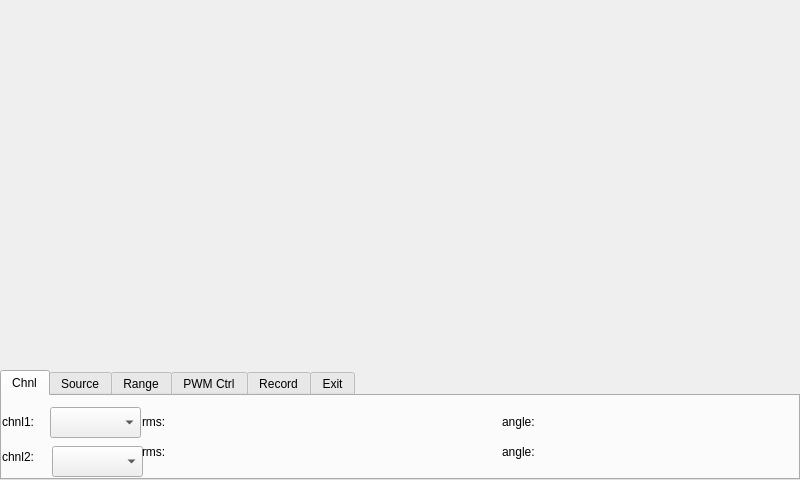
<?xml version="1.0" encoding="UTF-8"?>
<ui version="4.0">
 <class>adc_demoClass</class>
 <widget class="QDialog" name="adc_demoClass">
  <property name="geometry">
   <rect>
    <x>0</x>
    <y>0</y>
    <width>800</width>
    <height>480</height>
   </rect>
  </property>
  <property name="windowTitle">
   <string>adc_demo</string>
  </property>
  <widget class="QTabWidget" name="tabWidget">
   <property name="geometry">
    <rect>
     <x>0</x>
     <y>370</y>
     <width>800</width>
     <height>110</height>
    </rect>
   </property>
   <property name="currentIndex">
    <number>0</number>
   </property>
   <widget class="QWidget" name="tab_19">
    <attribute name="title">
     <string>Chnl</string>
    </attribute>
    <widget class="QLabel" name="label_wave1Chnl">
     <property name="geometry">
      <rect>
       <x>0</x>
       <y>10</y>
       <width>51</width>
       <height>31</height>
      </rect>
     </property>
     <property name="text">
      <string>chnl1:</string>
     </property>
    </widget>
    <widget class="QLabel" name="label_wave2Chnl">
     <property name="geometry">
      <rect>
       <x>0</x>
       <y>50</y>
       <width>51</width>
       <height>21</height>
      </rect>
     </property>
     <property name="text">
      <string>chnl2:</string>
     </property>
    </widget>
    <widget class="QComboBox" name="comboBox_chnl1">
     <property name="geometry">
      <rect>
       <x>48</x>
       <y>11</y>
       <width>91</width>
       <height>31</height>
      </rect>
     </property>
    </widget>
    <widget class="QComboBox" name="comboBox_chnl2">
     <property name="geometry">
      <rect>
       <x>50</x>
       <y>50</y>
       <width>91</width>
       <height>31</height>
      </rect>
     </property>
    </widget>
    <widget class="QLabel" name="label_chnl1Amp">
     <property name="geometry">
      <rect>
       <x>140</x>
       <y>10</y>
       <width>351</width>
       <height>31</height>
      </rect>
     </property>
     <property name="text">
      <string>rms:</string>
     </property>
    </widget>
    <widget class="QLabel" name="label_chnl2Amp">
     <property name="geometry">
      <rect>
       <x>140</x>
       <y>40</y>
       <width>351</width>
       <height>31</height>
      </rect>
     </property>
     <property name="text">
      <string>rms:</string>
     </property>
    </widget>
    <widget class="QLabel" name="label_chnl1Angle">
     <property name="geometry">
      <rect>
       <x>500</x>
       <y>10</y>
       <width>291</width>
       <height>31</height>
      </rect>
     </property>
     <property name="text">
      <string>angle:</string>
     </property>
    </widget>
    <widget class="QLabel" name="label_chnl2Angle">
     <property name="geometry">
      <rect>
       <x>500</x>
       <y>40</y>
       <width>291</width>
       <height>31</height>
      </rect>
     </property>
     <property name="text">
      <string>angle:</string>
     </property>
    </widget>
   </widget>
   <widget class="QWidget" name="tab_20">
    <attribute name="title">
     <string>Source</string>
    </attribute>
    <widget class="QPushButton" name="pushButton_outputSwitch">
     <property name="geometry">
      <rect>
       <x>0</x>
       <y>14</y>
       <width>89</width>
       <height>51</height>
      </rect>
     </property>
     <property name="text">
      <string>Open Source</string>
     </property>
    </widget>
    <widget class="QPushButton" name="pushButton_changeSource">
     <property name="geometry">
      <rect>
       <x>100</x>
       <y>14</y>
       <width>51</width>
       <height>51</height>
      </rect>
     </property>
     <property name="text">
      <string>toDC</string>
     </property>
    </widget>
    <widget class="QLabel" name="label">
     <property name="geometry">
      <rect>
       <x>170</x>
       <y>20</y>
       <width>31</width>
       <height>41</height>
      </rect>
     </property>
     <property name="text">
      <string>Vol:</string>
     </property>
    </widget>
    <widget class="QLineEdit" name="lineEdit_output">
     <property name="geometry">
      <rect>
       <x>160</x>
       <y>14</y>
       <width>71</width>
       <height>51</height>
      </rect>
     </property>
    </widget>
    <widget class="QPushButton" name="pushButton_add1">
     <property name="geometry">
      <rect>
       <x>380</x>
       <y>10</y>
       <width>61</width>
       <height>51</height>
      </rect>
     </property>
     <property name="text">
      <string>+1V</string>
     </property>
    </widget>
    <widget class="QPushButton" name="pushButton_minus1">
     <property name="geometry">
      <rect>
       <x>450</x>
       <y>10</y>
       <width>61</width>
       <height>51</height>
      </rect>
     </property>
     <property name="text">
      <string>-1V</string>
     </property>
    </widget>
    <widget class="QPushButton" name="pushButton_add0p1">
     <property name="geometry">
      <rect>
       <x>520</x>
       <y>10</y>
       <width>61</width>
       <height>51</height>
      </rect>
     </property>
     <property name="text">
      <string>+0.1V</string>
     </property>
    </widget>
    <widget class="QPushButton" name="pushButton_minus0p1">
     <property name="geometry">
      <rect>
       <x>590</x>
       <y>10</y>
       <width>61</width>
       <height>51</height>
      </rect>
     </property>
     <property name="text">
      <string>-0.1V</string>
     </property>
    </widget>
    <widget class="QPushButton" name="pushButton_add0p01">
     <property name="geometry">
      <rect>
       <x>660</x>
       <y>10</y>
       <width>61</width>
       <height>51</height>
      </rect>
     </property>
     <property name="text">
      <string>+0.01V</string>
     </property>
    </widget>
    <widget class="QPushButton" name="pushButton_minus0p01">
     <property name="geometry">
      <rect>
       <x>730</x>
       <y>10</y>
       <width>61</width>
       <height>51</height>
      </rect>
     </property>
     <property name="text">
      <string>-0.01V</string>
     </property>
    </widget>
    <widget class="QPushButton" name="pushButton_minus5">
     <property name="geometry">
      <rect>
       <x>310</x>
       <y>10</y>
       <width>61</width>
       <height>51</height>
      </rect>
     </property>
     <property name="text">
      <string>-5V</string>
     </property>
    </widget>
    <widget class="QPushButton" name="pushButton_add5">
     <property name="geometry">
      <rect>
       <x>240</x>
       <y>10</y>
       <width>61</width>
       <height>51</height>
      </rect>
     </property>
     <property name="text">
      <string>+5V</string>
     </property>
    </widget>
   </widget>
   <widget class="QWidget" name="tab_21">
    <attribute name="title">
     <string>Range</string>
    </attribute>
    <widget class="QPushButton" name="pushButton_chnl2SetRange">
     <property name="geometry">
      <rect>
       <x>680</x>
       <y>50</y>
       <width>111</width>
       <height>31</height>
      </rect>
     </property>
     <property name="text">
      <string>Set Factor</string>
     </property>
    </widget>
    <widget class="QPushButton" name="pushButton_chnl1SetRange">
     <property name="geometry">
      <rect>
       <x>680</x>
       <y>10</y>
       <width>111</width>
       <height>31</height>
      </rect>
     </property>
     <property name="text">
      <string>Set Factor</string>
     </property>
    </widget>
    <widget class="QLabel" name="label_13">
     <property name="geometry">
      <rect>
       <x>320</x>
       <y>15</y>
       <width>21</width>
       <height>21</height>
      </rect>
     </property>
     <property name="text">
      <string>k:</string>
     </property>
    </widget>
    <widget class="QLineEdit" name="lineEdit_chnl2B">
     <property name="geometry">
      <rect>
       <x>520</x>
       <y>45</y>
       <width>151</width>
       <height>31</height>
      </rect>
     </property>
    </widget>
    <widget class="QLineEdit" name="lineEdit_chnl1B">
     <property name="geometry">
      <rect>
       <x>520</x>
       <y>10</y>
       <width>151</width>
       <height>31</height>
      </rect>
     </property>
    </widget>
    <widget class="QLabel" name="label_14">
     <property name="geometry">
      <rect>
       <x>320</x>
       <y>50</y>
       <width>21</width>
       <height>21</height>
      </rect>
     </property>
     <property name="text">
      <string>k:</string>
     </property>
    </widget>
    <widget class="QLabel" name="label_wave2Chnl_2">
     <property name="geometry">
      <rect>
       <x>0</x>
       <y>50</y>
       <width>51</width>
       <height>21</height>
      </rect>
     </property>
     <property name="text">
      <string>chnl2:</string>
     </property>
    </widget>
    <widget class="QLabel" name="label_15">
     <property name="geometry">
      <rect>
       <x>500</x>
       <y>50</y>
       <width>21</width>
       <height>21</height>
      </rect>
     </property>
     <property name="text">
      <string>b:</string>
     </property>
    </widget>
    <widget class="QComboBox" name="comboBox_chnl1Range">
     <property name="geometry">
      <rect>
       <x>60</x>
       <y>10</y>
       <width>251</width>
       <height>31</height>
      </rect>
     </property>
    </widget>
    <widget class="QComboBox" name="comboBox_chnl2Range">
     <property name="geometry">
      <rect>
       <x>60</x>
       <y>50</y>
       <width>251</width>
       <height>31</height>
      </rect>
     </property>
    </widget>
    <widget class="QLineEdit" name="lineEdit_chnl1K">
     <property name="geometry">
      <rect>
       <x>340</x>
       <y>10</y>
       <width>151</width>
       <height>31</height>
      </rect>
     </property>
    </widget>
    <widget class="QLineEdit" name="lineEdit_chnl2K">
     <property name="geometry">
      <rect>
       <x>340</x>
       <y>45</y>
       <width>151</width>
       <height>31</height>
      </rect>
     </property>
    </widget>
    <widget class="QLabel" name="label_16">
     <property name="geometry">
      <rect>
       <x>500</x>
       <y>15</y>
       <width>21</width>
       <height>21</height>
      </rect>
     </property>
     <property name="text">
      <string>b:</string>
     </property>
    </widget>
    <widget class="QLabel" name="label_wave1Chnl_2">
     <property name="geometry">
      <rect>
       <x>0</x>
       <y>10</y>
       <width>51</width>
       <height>31</height>
      </rect>
     </property>
     <property name="text">
      <string>chnl1:</string>
     </property>
    </widget>
   </widget>
   <widget class="QWidget" name="tab_22">
    <attribute name="title">
     <string>PWM Ctrl</string>
    </attribute>
    <widget class="QLabel" name="label_2">
     <property name="geometry">
      <rect>
       <x>10</x>
       <y>16</y>
       <width>51</width>
       <height>41</height>
      </rect>
     </property>
     <property name="text">
      <string>PWM:</string>
     </property>
    </widget>
    <widget class="QLineEdit" name="lineEdit_pwm">
     <property name="geometry">
      <rect>
       <x>70</x>
       <y>10</y>
       <width>113</width>
       <height>61</height>
      </rect>
     </property>
    </widget>
    <widget class="QLabel" name="label_3">
     <property name="geometry">
      <rect>
       <x>200</x>
       <y>20</y>
       <width>51</width>
       <height>41</height>
      </rect>
     </property>
     <property name="text">
      <string>VPWM:</string>
     </property>
    </widget>
    <widget class="QLineEdit" name="lineEdit_vpwm">
     <property name="geometry">
      <rect>
       <x>260</x>
       <y>14</y>
       <width>113</width>
       <height>61</height>
      </rect>
     </property>
    </widget>
    <widget class="QLabel" name="label_4">
     <property name="geometry">
      <rect>
       <x>390</x>
       <y>20</y>
       <width>51</width>
       <height>41</height>
      </rect>
     </property>
     <property name="text">
      <string>SPWM:</string>
     </property>
    </widget>
    <widget class="QLineEdit" name="lineEdit_spwm">
     <property name="geometry">
      <rect>
       <x>450</x>
       <y>14</y>
       <width>113</width>
       <height>61</height>
      </rect>
     </property>
    </widget>
    <widget class="QPushButton" name="pushButton_setPercent">
     <property name="geometry">
      <rect>
       <x>600</x>
       <y>10</y>
       <width>131</width>
       <height>61</height>
      </rect>
     </property>
     <property name="text">
      <string>Set Percent</string>
     </property>
    </widget>
   </widget>
   <widget class="QWidget" name="tab_23">
    <attribute name="title">
     <string>Record</string>
    </attribute>
    <widget class="QPushButton" name="pushButton_record">
     <property name="geometry">
      <rect>
       <x>58</x>
       <y>14</y>
       <width>301</width>
       <height>51</height>
      </rect>
     </property>
     <property name="text">
      <string>Start Record</string>
     </property>
    </widget>
   </widget>
   <widget class="QWidget" name="tab_24">
    <attribute name="title">
     <string>Exit</string>
    </attribute>
    <widget class="QPushButton" name="pushButton_close">
     <property name="geometry">
      <rect>
       <x>40</x>
       <y>10</y>
       <width>291</width>
       <height>51</height>
      </rect>
     </property>
     <property name="text">
      <string>Exit</string>
     </property>
    </widget>
   </widget>
  </widget>
 </widget>
 <layoutdefault spacing="6" margin="11"/>
 <resources/>
 <connections/>
</ui>
